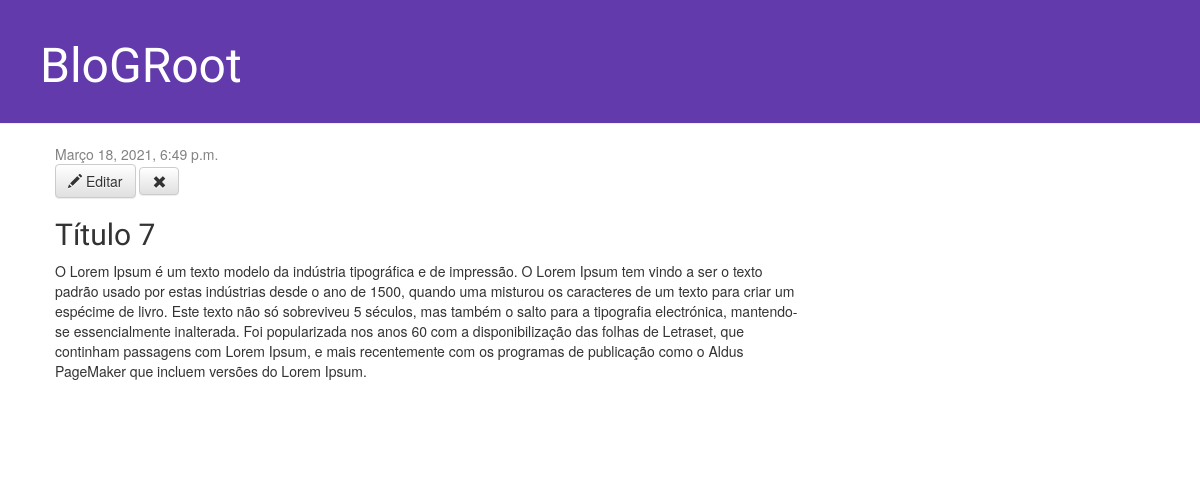
Page /post/7 on the committed database.
### blog/models.py (models this page shows, shortened)
class Post(models.Model):
    autor = models.ForeignKey(
        settings.AUTH_USER_MODEL, on_delete=models.CASCADE
        )
    titulo = models.CharField(max_length=200)
    texto = models.TextField()
    data_criacao = models.DateTimeField(default=timezone.now)
    data_publicacao = models.DateTimeField(blank=True, null=True)

### blog/views.py (the view)
# urls.py: path('post/<int:pk>', views.post_detail, name='post_detail'),
def post_detail(request, pk):
    post = get_object_or_404(Post, pk=pk)
    return render(request, 'blog/post_detail.html', {'post': post})

### blog/templates/blog/post_detail.html
{% extends 'blog/base.html' %}
{% block content %}
<div class="post">
    {% if post.data_publicacao %}
    <div class="date">
        {{ post.data_publicacao }}
    </div>
    {% else %}
    <a class="btn btn-default" href="{% url 'blog:post_publish' pk=post.pk %}">Publicar</a>
    {% endif %}
    <a class="btn btn-default" href="{% url 'blog:post_edit' pk=post.pk %}"><span class="glyphicon glyphicon-pencil"></span> Editar</a>
    <a class="btn btn-default" href="{% url 'blog:post_remove' pk=post.pk %}"><span class="glyphicon glyphicon-remove"></span></a>
    <h2>{{ post.titulo }}</h2>
    <p>{{ post.texto | linebreaksbr }}</p>
</div>
{% endblock %}

### blog/static/css/blog.css (style rules this page uses)
h1, h2, h3, h4 { font-family: 'Lobster', cursive; }
.date { color: #828282; }
.post { margin-bottom: 70px; }

### rows in the picture
Post: data_publicacao "Março 18, 2021, 6:49 p.m.", titulo "Título 7", texto "O Lorem Ipsum é um texto modelo da indústria tipográfica e de impressão. O Lorem Ipsum tem vindo a ser o texto padrão usado por estas indústrias desde o ano de 1500, quando uma misturou os caracteres de um texto para criar um espécime de livro. Este texto não só sobreviveu 5 séculos, mas também o salto para a tipografia electrónica, mantendo-se essencialmente inalterada. Foi popularizada nos anos 60 com a disponibilização das folhas de Letraset, que continham passagens com Lorem Ipsum, e mais recentemente com os programas de publicação como o Aldus PageMaker que incluem versões do Lorem Ipsum."
